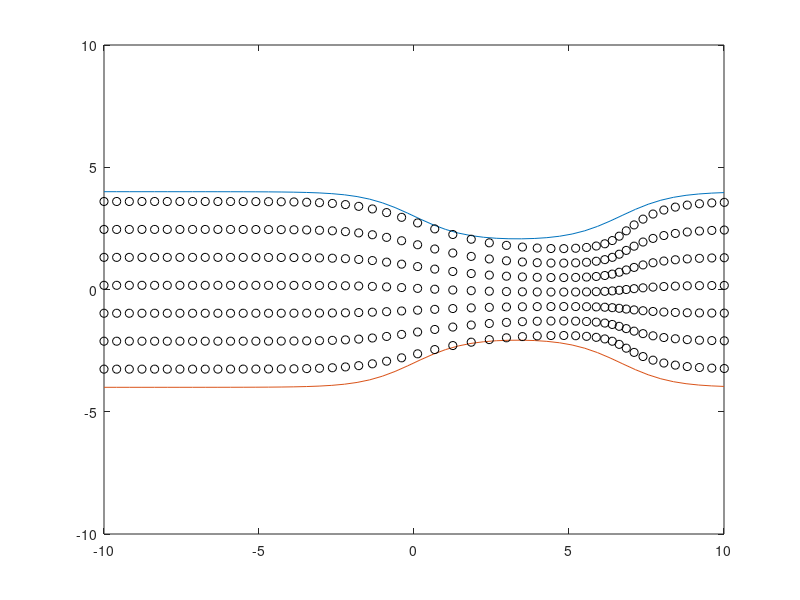

Write MATLAB code to recreate this figure.
% DigiPen Bilbao
%
% PHY250 Fall 2021
%
% Alex Demirci
% malex.demirci@digipen.edu
% 11/10/2021
%
%===============================================================================

function fluids
  
  A = 0.6;
  B = 4;
  
  timestep = 50;
  
  x = linspace(-10, 10, timestep);
  y1 =  linspace(-10, 10, timestep);
  y2 =  linspace(-10, 10, timestep);
  
  xRow = linspace(-10, 10, timestep); % all heights share the same x positition
  
  heightMatrix = zeros(7, timestep); % matrix storing the heights at each point
  velX = zeros(1, timestep);  % array of velocities X
  velY = zeros(1, timestep);  % array of velocities Y (all 0)
  
  % compute the upper and lower bounds of the functions y1 and y2
  for index = 1:1:timestep   
    Ax = A * x(index);
    
    y1(index) = -tanh(Ax) + tanh(Ax - B) + B;
    y2(index) = -y1(index);  
  endfor
  

  figure(1);        % create the window
  title('Fluids');
  xlabel('X');
  ylabel('Y');
  axis([-10,10,-10,10]); % fix the axis
  
  plot(x, y1);  % plot upper bound
  hold on; 
  plot(x, y2); % plot lower bound
  axis([-10,10,-10,10]); % fix the axis
  
   for col = 1:1:timestep
    for row = 1:1:8 
      if(row == 1)
         heightMatrix(row, col) = y1(col) - 0.3;
      else 
        topHeight = y1(col);
        botHeight = y2(col);
  
        deltaH = abs(topHeight - botHeight);
        
        % spacing between each particle at a certain points
        particleSpacing = deltaH / 7;
         
         % height is the height of the particle above - space between them
        heightMatrix(row, col) = heightMatrix(row - 1, col) - particleSpacing;
       endif
    endfor
endfor


firstArea = pi * y1(1) * y1(1);
v0x = 0.5;
v0y = 0;

velX(1, 1) = v0x;
velY(1, 1) = v0y;

   for col = 2:1:timestep
      radius = topHeight = y1(col);  % radius at current position
      
      area = pi * radius * radius;  % cross section area
      
      velocityX = (firstArea * v0x) / area; %velocity at that point
      
      velX(1, col) = velocityX;        %store velocity
   
  endfor


  particleX = -10;
  particleY = y1(1);

  out_dir = "temp_img";
  mkdir(out_dir);



 for columns = 1:1:timestep
    for rows = 1:1:7
      velocity = velX(columns); % get velocity at this point
  
      particleX = xRow(columns) + velocity - 0.5; % add the velocity
      particleY = heightMatrix(rows, columns) - 0.1; %get the height

     plot(particleX, particleY, "bko"); % plot the particle
     hold on;
    endfor 
   fname = fullfile (out_dir, sprintf("img%03i.png", columns));
   imwrite (getframe (gcf).cdata, fname);   
  endfor
  
 endfunction